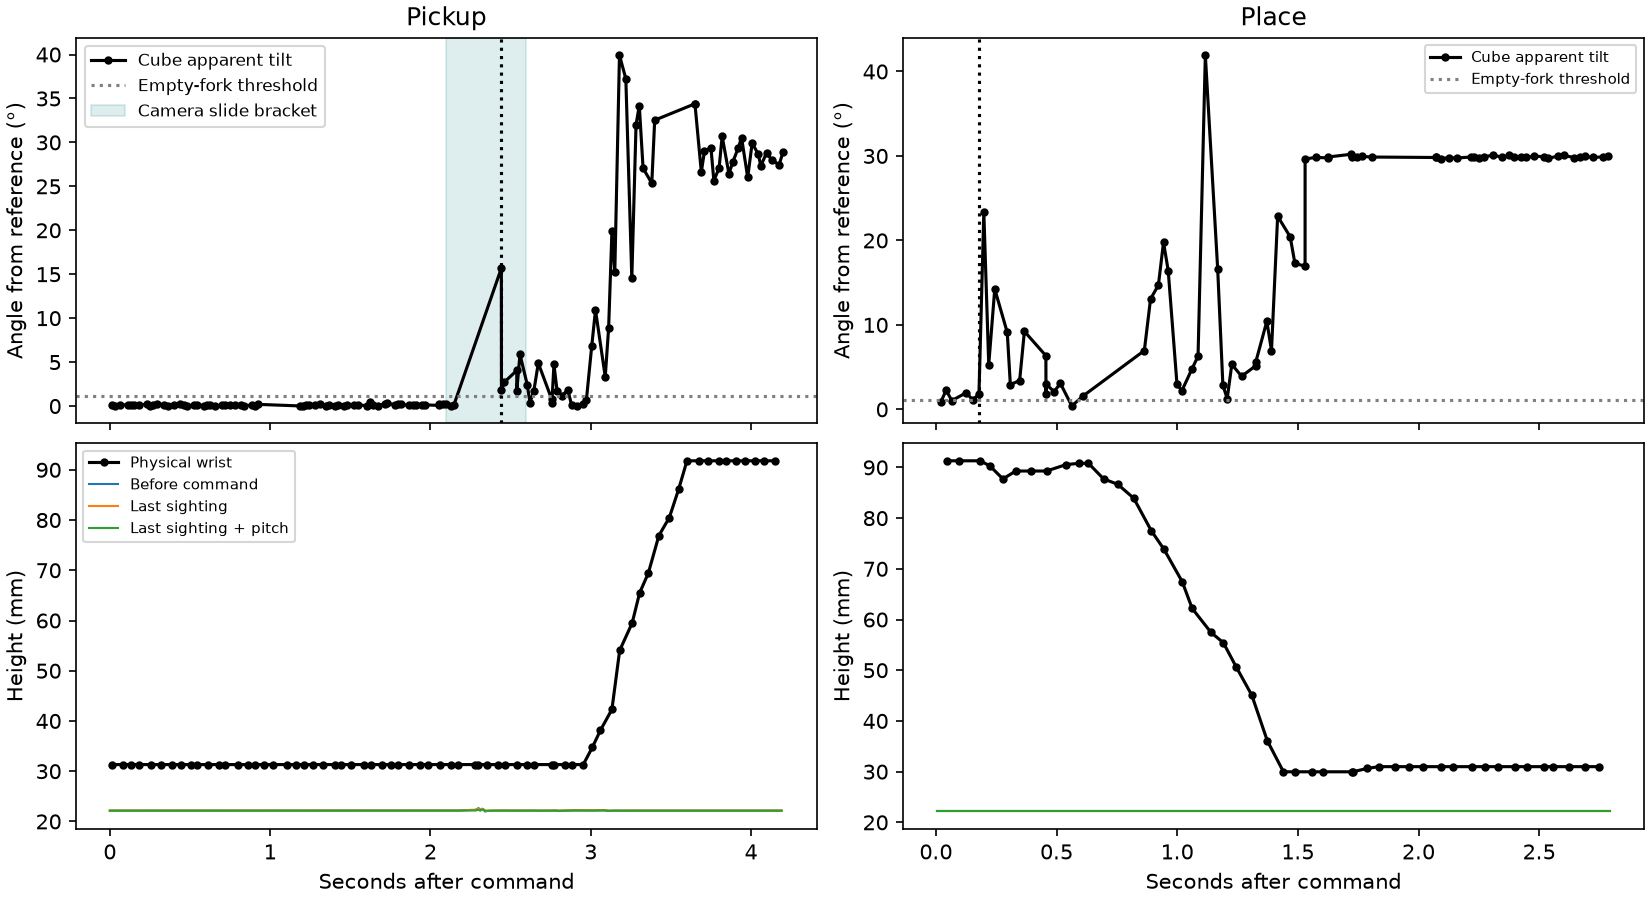

Generate this figure with Python:
"""Bracket changes in apparent cube tilt, wrist height and simulated support in receipt time."""
import csv
from pathlib import Path
import matplotlib.pyplot as plt
import numpy as np

here = Path(__file__).resolve().parent
def read(path):
    with path.open() as stream:
        return list(csv.DictReader(stream))

def packets(data, keys, time_key):
    groups=data.reshape(-1,3)
    assert np.all(groups["slot"]==[0,1,2]) and np.all(groups[time_key]==groups[time_key][:,:1])
    return groups[time_key][:,0], np.stack([groups[k].mean(axis=1) for k in keys],axis=1)/8192

def angles(g,reference):
    u=reference/np.linalg.norm(reference)
    return np.degrees(np.arctan2(np.linalg.norm(np.cross(g,u),axis=1),g@u))

def bracket(t,flag):
    # Two successive receipts within 100 ms confirm persistence. Report the first.
    pairs=np.flatnonzero(flag[1:] & flag[:-1] & (np.diff(t)<=.1))
    if not len(pairs): return np.nan,np.nan
    i=pairs[0]
    return t[i-1] if i else np.nan,t[i]

def controls(name):
    root=here.parent/"unit3-wheelstand"/name
    t,g=packets(np.genfromtxt(root/"cube.csv.gz",delimiter=",",names=True),"xyz","sec")
    events=read(root/"actions.csv")
    for move in read(root/"moves.csv"):
        if move["timing_valid"]!="1": continue
        label=" ".join(move[k] for k in ("condition","direction","repeat"))
        start,end=[float(next(e["sec"] for e in events if e["action"]==label and e["kind"]==k)) for k in ("begin","end")]
        a=angles(g,np.median(g[(t>=start-.8)&(t<start-.1)],axis=0))
        w=(t>=start)&(t<=end)
        yield t[w]-start,a[w]

training=list(controls("D1"))
threshold=np.quantile(np.concatenate([a for _,a in training]),.99)
test=list(controls("D2"))
false=sum(np.isfinite(bracket(t,a>threshold)[1]) for t,a in test)
print("D1 strokes",len(training),"threshold_deg",threshold,"D2 alarms",false,"/",len(test))
events=read(here/"action-times.csv")
start={a:float(next(e["pod_unix_s"] for e in events if e["event"]=="begin" and e["action"]==a)) for a in ("pickup","place")}
table=np.genfromtxt(here/"pickup.csv",names=True,delimiter=",",dtype=None,encoding="utf8")
t,g=packets(table,["x_counts","y_counts","z_counts"],"pod_rx_unix_ns")
t=t*1e-9-start["pickup"]
robot=np.genfromtxt(here/"robot.csv",names=True,delimiter=",")
rt=robot["pod_unix_s"]-start["pickup"]
sim=read(here/"free-pickup.csv")
place=start["place"]-start["pickup"]
fig,axes=plt.subplots(2,2,figsize=(11,6),layout="constrained",sharex="col")
with (here/"motion-brackets.csv").open("w") as f:
    writer=csv.writer(f,lineterminator="\n")
    writer.writerow(["action","signal","preceding_receipt_s","first_crossing_receipt_s"])
    for c,(name,offset,reference) in enumerate([("pickup",0,(-.7,0)),("place",place,(place-.7,place))]):
        duration=4.2 if c==0 else 2.8
        w=(t>=offset)&(t<=offset+duration)
        rel=t[w]-offset
        a=angles(g[w],np.median(g[(t>=reference[0])&(t<reference[1])],axis=0))
        # Both primary references end at the command under test.
        rest=(rt>=offset-.25)&(rt<offset)
        obs=(rt>=offset)&(rt<=offset+duration)
        h=robot["lift_mm"][obs]
        def mark(signal,times,flags):
            lo,hi=bracket(times,flags)
            writer.writerow([name,signal,lo,hi])
            return hi
        first=mark("cube apparent tilt",rel,a>threshold)
        mark("wrist height >2mm",rt[obs]-offset,abs(h-np.median(robot["lift_mm"][rest]))>2)
        if c:
            carried=(t>=6.5)&(t<=8.3)
            angle_from_carry=angles(g[w],np.median(g[carried],axis=0))
            mark("cube apparent tilt vs pre-turn carry",rel,angle_from_carry>threshold)
        ax,bx=axes[:,c]
        ax.plot(rel,a,"k.-",label="Cube apparent tilt")
        ax.axhline(threshold,ls=":",color="grey",label="Empty-fork threshold")
        if np.isfinite(first): ax.axvline(first,ls=":",color="black")
        bx.plot(rt[obs]-offset,h,"k.-",label="Physical wrist")
        for label in dict.fromkeys(row["initialization"] for row in sim):
            rows=[r for r in sim if r["initialization"]==label]
            st=np.array([float(r["time_s"]) for r in rows])
            z=np.array([float(r["center_z_mm"]) for r in rows])
            sel=(st>=offset)&(st<=offset+duration)
            initial=np.median(z[(st>=offset-.2)&(st<offset)])
            mark(label+" center >2mm",st[sel]-offset,abs(z[sel]-initial)>2)
            bx.plot(st[sel]-offset,z[sel],lw=1,label=label)
            if c==0:
                displacement=np.hypot([float(r["cube_dx_mm"]) for r in rows],[float(r["cube_dy_mm"]) for r in rows])
                mark(label+" planar >2mm",st[sel],displacement[sel]>2)
        if c==0:
            camera=np.genfromtxt(here/"shelf-slide.csv",names=True,delimiter=",")
            first_moved=np.flatnonzero(camera["estimated_mm"]>2)[0]
            writer.writerow([name,"overhead planar >2mm",*camera["time_s"][first_moved-1:first_moved+1]])
            ax.axvspan(*camera["time_s"][first_moved-1:first_moved+1],alpha=.13,color="teal",label="Camera slide bracket")
        if c: ax.legend(fontsize=7)
        ax.set(title=name.capitalize(),ylabel="Angle from reference (°)")
        bx.set(xlabel="Seconds after command",ylabel="Height (mm)")
axes[0,0].legend(fontsize=8)
axes[1,0].legend(fontsize=7)
fig.savefig(here/"motion-brackets.png",dpi=150)
